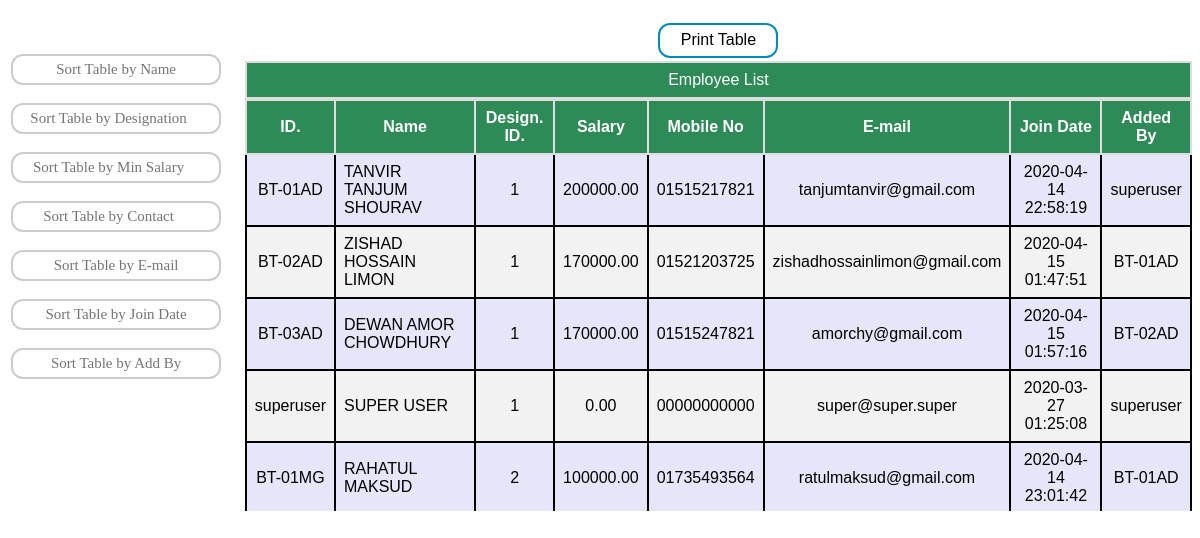
The app's page /Pages/advancedEmployeeSearch.php (signed in) with its own data.
### tables this page shows
CREATE TABLE `employee` (
  `EmpID` varchar(15) NOT NULL,
  `E_NAME` varchar(50) NOT NULL,
  `DID` int(1) NOT NULL,
  `SAL` double(10,2) NOT NULL,
  `E_MOB` varchar(14) NOT NULL,
  `E_MAIL` varchar(50) NOT NULL,
  `JOIN_DATE` datetime NOT NULL DEFAULT current_timestamp(),
  `ADDED_BY` varchar(15) NOT NULL
);

### DB Handler/DBC.php (called while the page is built, shortened)
<?php
$serverName="localhost";
$userName="root";
$password="";
$dbName="btweb";
function get($query)
{
	$data=array();
	global $serverName,$userName,$password,$dbName;
	try
	{
		$conn=mysqli_connect($serverName,$userName,$password,$dbName);
		$result=mysqli_query($conn,$query);
		if(mysqli_num_rows($result) > 0)
		{
			while($row=mysqli_fetch_assoc($result))
			{
				$entity=array();
				foreach($row as $k=>$v)
				{
					$entity[$k]=$row[$k];
				}
				$data[]=$entity;
			}
		}
		return $data;
	}
	catch (Exception $e)
	{
		throw $e->getMessage();
		return $data;
		mysqli_close($conn);
	}
}
?>

### DB Handler/employeeDB.php (called while the page is built, shortened)
<?php
require_once 'DBC.php';
function loadAllTable()
{
	$result=null;
	try
	{
		$query="SELECT * FROM `employee` ORDER BY `DID`,`EmpID`;";
		$result=get($query);
		return $result;
	}
	catch (Exception $e)
	{
		throw $e->getMessage();
		return $result;
	}
}
?>

### Page Controllers/advancedEmployeeSearchController.php (the view, shortened to what this page needs)
<?php
require_once '../DB Handler/employeeDB.php';
if((!isset($_COOKIE['uid']) && !isset($_COOKIE['sid'])) && ($_COOKIE['sid'] != 1 || $_COOKIE['sid'] != 2))
{
	header("Location:employeeList.php");
}
else
{
	function showTable()
	{
		$table=loadAllTable();
		if($table !=  null)
		{
			foreach($table as $data)
			{
				echo "<tr>";
				echo "<td align='middle'>".$data["EmpID"]."</td>";
				echo "<td>".$data["E_NAME"]."</td>";
				echo "<td align='middle'>".$data["DID"]."</td>";
				echo "<td align='middle'>".$data["SAL"]."</td>";
				echo "<td align='middle'>".$data["E_MOB"]."</td>";
				echo "<td align='middle'>".$data["E_MAIL"]."</td>";
				echo "<td align='middle'>".$data["JOIN_DATE"]."</td>";
				echo "<td align='middle'>".$data["ADDED_BY"]."</td>";
				echo "</tr>";
			}
		}
		else
		{
			echo "<tr> <td colspan='8' align='middle'> <span style='color:red;'> NO DATA FOUND </span> </td> </tr>";
		}
	}
}
?>

### Pages/CSS/advancedEmployeeSearch.css (style rules this page uses)
#empTable td { border: 2px solid #000000; padding: 8px; }
#empTable tr:nth-child(even) { background-color: #f2f2f2; }
#empTable tr:nth-child(odd) { background-color: #E6E6FA; }

### records on screen
employee: EmpID "BT-01AD", E_NAME "TANVIR TANJUM SHOURAV", DID "1", SAL "200000.00", E_MOB "01515217821", E_MAIL "tanjumtanvir@gmail.com", JOIN_DATE "2020-04-14 22:58:19", ADDED_BY "superuser"
employee: EmpID "BT-02AD", E_NAME "ZISHAD HOSSAIN LIMON", DID "1", SAL "170000.00", E_MOB "01521203725", E_MAIL "zishadhossainlimon@gmail.com", JOIN_DATE "2020-04-15 01:47:51", ADDED_BY "BT-01AD"
employee: EmpID "BT-03AD", E_NAME "DEWAN AMOR CHOWDHURY", DID "1", SAL "170000.00", E_MOB "01515247821", E_MAIL "amorchy@gmail.com", JOIN_DATE "2020-04-15 01:57:16", ADDED_BY "BT-02AD"
employee: EmpID "superuser", E_NAME "SUPER USER", DID "1", SAL "0.00", E_MOB "00000000000", E_MAIL "super@super.super", JOIN_DATE "2020-03-27 01:25:08", ADDED_BY "superuser"
employee: EmpID "BT-01MG", E_NAME "RAHATUL MAKSUD", DID "2", SAL "100000.00", E_MOB "01735493564", E_MAIL "ratulmaksud@gmail.com", JOIN_DATE "2020-04-14 23:01:42", ADDED_BY "BT-01AD"
